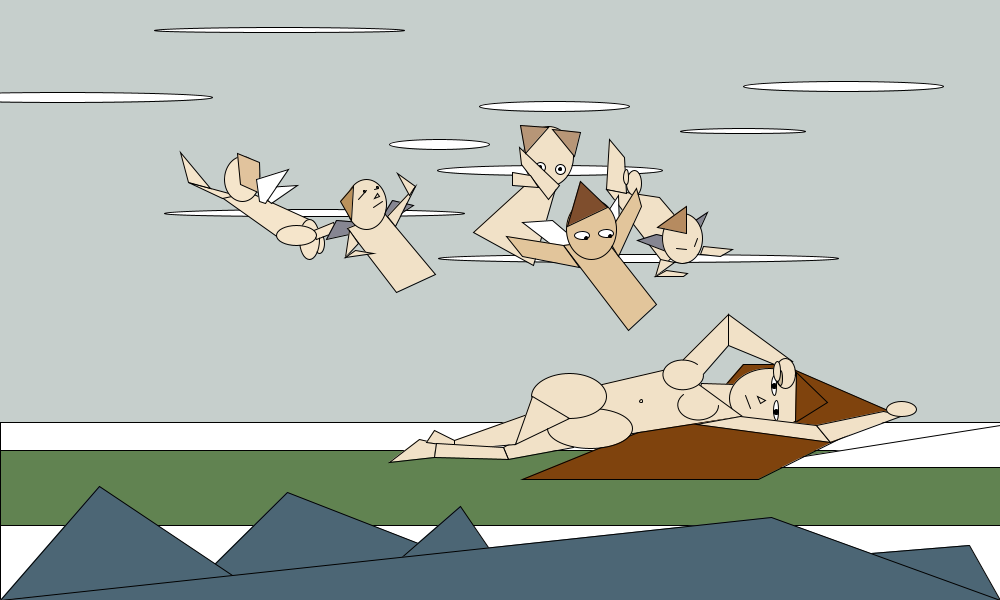
Frame 1 (no input)
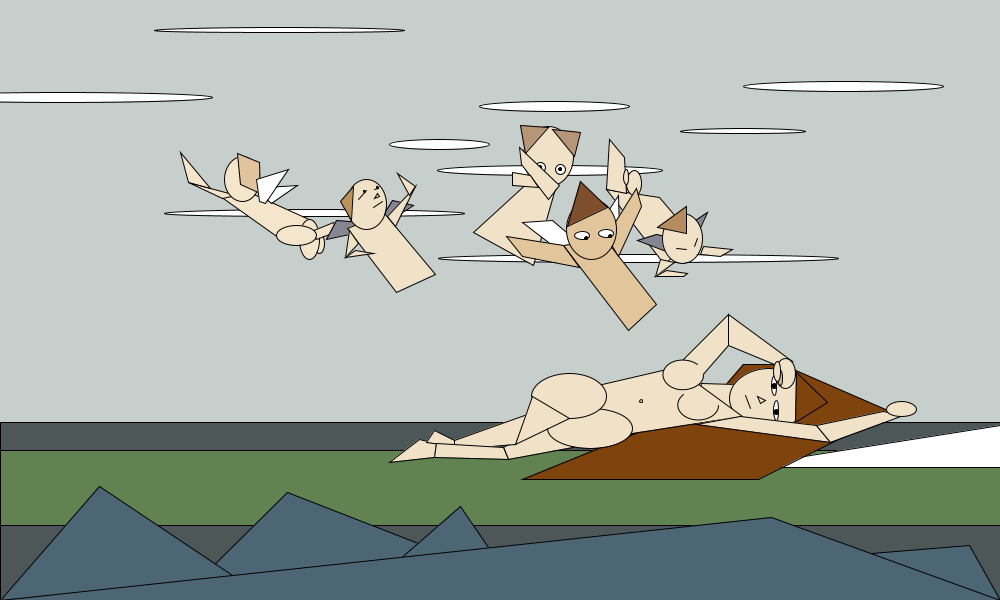
Frame 60 (the mouse pressed at the canvas centre just before this capture)
Frame 120 (the mouse held since frame 60 and released just before this capture): identical to frame 60, image omitted

The Processing sketch that drew these frames (run headless with seeded random() and noise(); from frame 60 on, the mouse is pressed at the canvas centre):

// Processing sketch: processing_134979
// ── processing_134979.pde

void setup() {
  size(1000, 600);
}  

void draw() {
  background(198,207,204); //sky color
  
  
  rect(0,422,1000,1000); //ocean
  fill(97,131,81); //green
  rect(0,450,1000,75); //green ocean strip
  fill(256,256,256); //white
  triangle (734,467,1000,425,1000,467); //white spec
  
  fill(127,67,13); //brownred
  quad(522,479,793,369,892,412,758,479); //hair
  quad(724,386,743,364,785,364,755,385); //top hair
  fill(241,225,199); //skin tone
  quad(735,384,701,383,700,387,736,414); //neck
  ellipse(769,398,80,60); //head
  
  fill(127,67,13); //brownred
  triangle(796,372,795,422,827,402); //hair bangs?
  
  
  fill(256,256,256); //white
  ellipse(774,385,5,20); //left eye
  ellipse(776,410,5,20); //right eye
  
  ellipse(62,97,300,10); //cloud 1
  ellipse(554,106,150,10); //cloud 2
  ellipse(439,144,100,10); //cloud 3
  ellipse(843,86,200,10); //cloud 4
  ellipse(279,30,250,5); //cloud 5
  ellipse(743,131,125,5); //cloud 6
  ellipse(314,213,300,7); //cloud 7
  ellipse(550,170,225,10); //cloud 8
  ellipse(638,258,400,8); //cloud 9
  
  fill(241,225,199); //skin tone
  quad(675,367,728,314,728,345,701,376); //upper bicep
  quad(728,314,792,361,774,364,728,345); //upper forearm
  ellipse(785,373,20,30); //upper palm
  fill(144,122,85,100); //skin shadow
  ellipse(780,378,5,15); //thumb shadow
  fill(241,225,199); //skin tone
  ellipse(777,371,7,20); //thumb
  quad(576,390,675,367,742,416,626,434); //chest
  arc(683,375,40,30,0,HALF_PI+QUARTER_PI+QUARTER_PI+QUARTER_PI+QUARTER_PI+QUARTER_PI, OPEN); //BOOB
  arc(698,405,40,30,0,HALF_PI+QUARTER_PI+QUARTER_PI+QUARTER_PI,OPEN); //other boob
  quad(696,424,740,416,816,425,830,442); //lower bicep
  quad(816,425,883,411,903,415,830,442); //lower forearm
  ellipse(901,409,30,15); //lower hand
  quad(554,418,573,447,508,459,503,447); //lower leg
  ellipse(590,428,85,40); //lower hip
  ellipse(569,396,75,45); //upper hip
  ellipse(641,401,3,3); //belly button
  quad(436,443,434,457,389,462,419,439); //lower foot
  quad(527,414,515,444,447,450,454,440); //upper calf
  quad(454,440,454,446,426,442,434,430); //upper foot
  quad(503,447,508,459,434,457,436,443); //lower calf
  triangle(532,396,569,418,515,444); //upper leg
  line(745,395,750,408); //mouth
  triangle(757,396,760,403,765,400); //nose
  fill(0,0,0); //black
  ellipse(774,386,5,5); //left pupil
  ellipse(776,412,5,5); //right pupil
  
 
  fill(241,225,199); //skin tone
  ellipse(548,156,50,60); //baby angel 2 head
  
  fill(256,256,256); //white
  ellipse(540,167,10,10); //left eye angel 2
  fill(0,0,0); //black
  ellipse(540,167,3,3); //left pupil angel 2
  
  fill(241,225,199); //skin tone
  quad(531,179,556,185,533,265,473,232); //baby angel 2 body
  quad(548,199,559,185,519,147,521,164); //baby angel 2 right arm
  quad(512,172,512,185,538,187,530,175); //baby angel 2 left arm
  
  quad(606,189,659,197,693,237,664,264); //baby angel 3 body
  quad(606,189,609,139,624,157,626,193); //left leg angel 3
  ellipse(634,183,15,25); //right foot angel 3
  ellipse(626,177,5,15); //angel 3 toe
  
  fill(245,229,203); //angel 5 skin color
  quad(220,196,249,192,313,221,282,240); //angel 5 body
  ellipse(319,243,10,20); //angel 5 right calf
  ellipse(309,239,20,40); //angel 5 right knee
  quad(311,231,316,239,337,231,333,222); //angel 5 left calf
  ellipse(296,235,40,20); //angel 5 left knee
  triangle(236,195,222,198,188,182); //angel 5 left bicep
  triangle(210,188,188,182,180,152); //angel 5 left arm
  ellipse(242,179,35,45); //angel 5 head
  
  fill(225,195,157); //angel 5 haircolor
  quad(237,153,259,162,260,193,240,184); //angel 5 hair
  
  fill(134,134,146); //bluegray
  quad(665,236,656,234,637,240,671,253); //angel 3 left wing
  triangle(707,212,689,224,697,234); //angel 3 right wing
  
  quad(361,222,358,232,326,239,336,220); //angel 4 left wing
  quad(379,221,392,200,413,205,387,222); //angel 4 right wing
  
  fill(241,225,199); //skin tone
  ellipse(682,238,40,50); //angel 3 head
  line(676,248,686,249); //angel 3 left eye
  line(694,246,697,238); //angel 3 right eye
  triangle(660,259,674,262,655,276); //angel 3 left bicep
  quad(655,276,666,270,687,273,683,276); //angel 3 left arm
  quad(700,254,703,246,732,249,720,256); //angel 3 right arm
  
  quad(347,228,384,213,435,274,396,292); //angel 4 body
  ellipse(366,204,40,50); //angel 4 head
  triangle(387,216,395,226,415,186); //angel 4 right bicep
  triangle(415,186,409,195,397,173); //angel 4 right arm
  triangle(349,230,358,243,345,257); //angel 4 left bicep
  triangle(345,257,355,250,373,253); //angel 4 left arm
  line(358,199,366,190); //angel 4 left eye
  line(374,189,378,188); //angel 4 right eye
  triangle(377,193,374,198,379,196); //angel 4 nose
  line(373,207,382,201); //angel 4 mouth
  
  fill(0,0,0); //black
  ellipse(364,191,2,2); //angel 4 left eyeball
  ellipse(377,187,2,2); //angel 4 right eyeball
  
  fill(187,146,92); //angel 4 hair color
  triangle(353,186,351,220,340,201); //angel 4 hair
  
  fill(182,139,96); //angel 3 hair color
  triangle(657,227,686,206,686,233); //angel 3 hair
  
  fill(256,256,256); //white
  quad(579,243,552,220,522,222,565,255); //angel 1 wing left
  triangle(601,221,619,226,618,195); //angel 1 wing right
  
  quad(266,187,297,185,271,203,265,198); //angel 5 right wing
  quad(259,201,256,179,288,169,265,203); //angel 5 left wing
  
  
  fill(226,197,155); //darker skin tone
  quad(628,330,656,304,605,239,563,245); //baby angel 1 body 
  quad(606,236,636,188,641,206,618,256); //baby angel 1 right arm
  ellipse(591,229,50,60); //baby angel 1 head 
  quad(563,245,506,236,522,256,579,267); //baby angel 1 left arm
  
  
  
  fill(127,78,45); //angel 1 hair color
  triangle(567,226,607,207,580,181); //angel 1 hair
  
  fill(183,150,119); //angel 2 hair color
  triangle(525,153,548,127,520,125); //angel 2 left hair
  triangle(552,129,574,156,580,132); //angel 2 right hair
  
  fill(256,256,256); //white eye color
  ellipse(582,235,15,8); //left eye angel 1
  ellipse(606,233,15,8); //right eye angel 1
  ellipse(560,169,10,10); //right eye angel 2
  
  fill(0,0,0); //black
  ellipse(560,169,3,3); //right pupil angel 2 
  ellipse(586,238,3,3); //left pupil angel 1
  ellipse(610,236,3,3); //right pupil angel 1
  
  fill(76,102,117); //dark blue
  triangle(969,545,822,557,1000,600); //far right ocean wave
  triangle(287,492,184,594,500,575); //middle ocean wave
  triangle(99,486,235,577,0,600); //smaller ocean wave
  triangle(398,560,460,506,490,550); //tiny ocean wave
  triangle(0,600,771,517,1000,600); //ocean wave
  fill(77,87,88); //light blue
   
}
